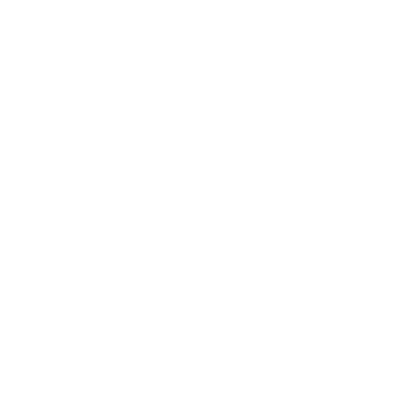
Frame 1 (no input)
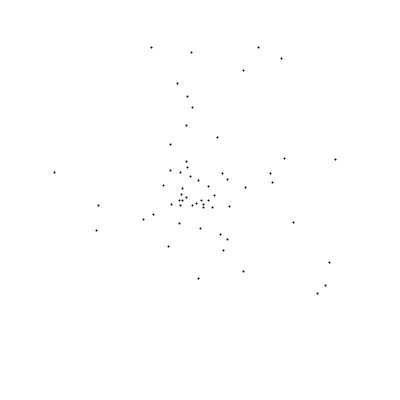
Frame 60 (the mouse pressed at the canvas centre just before this capture)
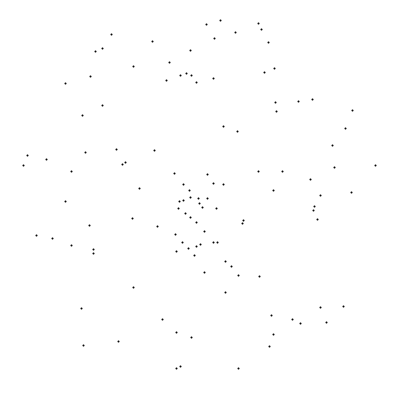
Frame 120 (the mouse held since frame 60 and released just before this capture)

The Processing sketch that drew these frames (run headless with seeded random() and noise(); from frame 60 on, the mouse is pressed at the canvas centre):

// Processing sketch: processing_91086
// ── processing_91086.pde

ParticleSystem ps;

void setup() {
  size(400,400);
  ps = new ParticleSystem(width/2, height/2);
}

void draw() {
  background(255);
  ps.addParticle();
  ps.run();
}
class Particle {
  
  PVector location;
  PVector velocity;
  float lifespan;
  float a;
  float x0=0;
  float y0=0;

  Particle(PVector l) {
    location = l.get();
    lifespan = 255.0;
    velocity = new PVector(random(-1, 1),random(-1, 1));
  }

  void run() {
    update();
    display();
  }

  // Update location/speed/lifespan
  void update() {
    x0 = map(sin(a), -1, 1, 50, width-50);
    y0 = map(cos(a), -1, 1, 50, height-50);
    float radius = dist(location.x,location.y,x0,y0);
    if(radius < 150){
      float angle = atan2(location.y-y0,location.x-x0);
        velocity.x -= (150 - radius) * 0.01 * cos(angle + (0.7 + 0.0005 * (150 - radius)));
        velocity.y -= (150 - radius) * 0.01 * sin(angle + (0.7 + 0.0005 * (150 - radius)));
    }
    location.x+= velocity.x*3;
    location.y+= velocity.y*3;
    velocity.mult(0.93);
    lifespan -= 0.05;
    a += 0.9;
    if (location.x > width) {
      velocity.x *= -1;
      location.x = width-1;
    }
    if (location.x < 0) {
      velocity.x *= -1;
      location.x = 1;
    }
    if (location.y > height) {
      velocity.y *= -1;
      location.y = height-11;
    }
    if (location.y < 0) {
      velocity.y *= -1;
      location.y = 11;
    }
  }

  void display() {
    stroke(0,lifespan);
    strokeWeight(2);
    point(location.x,location.y);
  }
  
  // Is the particle still useful?
  boolean isDead() {
    if (lifespan < 0.0) {
      return true;
    } else {
      return false;
    }
  }
}


import java.util.*;

class ParticleSystem {
  
  ArrayList<Particle> particles;
  PVector origin;

  ParticleSystem(float x, float y) {
    origin = new PVector(x,y);
    particles = new ArrayList<Particle>();
  }

  void addParticle() {
    particles.add(new Particle(origin));
    origin = new PVector(width/2,height/2);
  }
  
  void run() {
    
   for (int i = particles.size()-1; i > 0; i--) {

      Particle p = particles.get(i);
      p.run();
      
      if (p.isDead()) {
        particles.remove(p); 
      }
    }
  }
 
}
